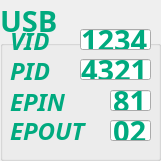
    <widget class="QGroupBox" name="USBgroupBox">
     <property name="geometry">
      <rect>
       <x>20</x>
       <y>0</y>
       <width>161</width>
       <height>161</height>
      </rect>
     </property>
     <property name="palette">
      <palette>
       <active>
        <colorrole role="WindowText">
         <brush brushstyle="SolidPattern">
          <color alpha="255">
           <red>0</red>
           <green>170</green>
           <blue>127</blue>
          </color>
         </brush>
        </colorrole>
        <colorrole role="Text">
         <brush brushstyle="SolidPattern">
          <color alpha="255">
           <red>0</red>
           <green>170</green>
           <blue>127</blue>
          </color>
         </brush>
        </colorrole>
        <colorrole role="ButtonText">
         <brush brushstyle="SolidPattern">
          <color alpha="255">
           <red>0</red>
           <green>170</green>
           <blue>127</blue>
          </color>
         </brush>
        </colorrole>
        <colorrole role="AlternateBase">
         <brush brushstyle="SolidPattern">
          <color alpha="255">
           <red>0</red>
           <green>170</green>
           <blue>127</blue>
          </color>
         </brush>
        </colorrole>
       </active>
       <inactive>
        <colorrole role="WindowText">
         <brush brushstyle="SolidPattern">
          <color alpha="255">
           <red>0</red>
           <green>170</green>
           <blue>127</blue>
          </color>
         </brush>
        </colorrole>
        <colorrole role="Text">
         <brush brushstyle="SolidPattern">
          <color alpha="255">
           <red>0</red>
           <green>170</green>
           <blue>127</blue>
          </color>
         </brush>
        </colorrole>
        <colorrole role="ButtonText">
         <brush brushstyle="SolidPattern">
          <color alpha="255">
           <red>0</red>
           <green>170</green>
           <blue>127</blue>
          </color>
         </brush>
        </colorrole>
        <colorrole role="AlternateBase">
         <brush brushstyle="SolidPattern">
          <color alpha="255">
           <red>0</red>
           <green>170</green>
           <blue>127</blue>
          </color>
         </brush>
        </colorrole>
       </inactive>
       <disabled>
        <colorrole role="WindowText">
         <brush brushstyle="SolidPattern">
          <color alpha="255">
           <red>0</red>
           <green>170</green>
           <blue>127</blue>
          </color>
         </brush>
        </colorrole>
        <colorrole role="Text">
         <brush brushstyle="SolidPattern">
          <color alpha="255">
           <red>0</red>
           <green>170</green>
           <blue>127</blue>
          </color>
         </brush>
        </colorrole>
        <colorrole role="ButtonText">
         <brush brushstyle="SolidPattern">
          <color alpha="255">
           <red>0</red>
           <green>170</green>
           <blue>127</blue>
          </color>
         </brush>
        </colorrole>
        <colorrole role="AlternateBase">
         <brush brushstyle="SolidPattern">
          <color alpha="255">
           <red>0</red>
           <green>170</green>
           <blue>127</blue>
          </color>
         </brush>
        </colorrole>
       </disabled>
      </palette>
     </property>
     <property name="font">
      <font>
       <family>Forte</family>
       <pointsize>22</pointsize>
       <weight>75</weight>
       <bold>true</bold>
      </font>
     </property>
     <property name="title">
      <string>USB</string>
     </property>
     <widget class="QLabel" name="USBVIDlabel">
      <property name="geometry">
       <rect>
        <x>10</x>
        <y>30</y>
        <width>61</width>
        <height>21</height>
       </rect>
      </property>
      <property name="palette">
       <palette>
        <active>
         <colorrole role="WindowText">
          <brush brushstyle="SolidPattern">
           <color alpha="255">
            <red>0</red>
            <green>170</green>
            <blue>127</blue>
           </color>
          </brush>
         </colorrole>
         <colorrole role="Text">
          <brush brushstyle="SolidPattern">
           <color alpha="255">
            <red>0</red>
            <green>170</green>
            <blue>127</blue>
           </color>
          </brush>
         </colorrole>
         <colorrole role="ButtonText">
          <brush brushstyle="SolidPattern">
           <color alpha="255">
            <red>0</red>
            <green>170</green>
            <blue>127</blue>
           </color>
          </brush>
         </colorrole>
         <colorrole role="AlternateBase">
          <brush brushstyle="SolidPattern">
           <color alpha="255">
            <red>0</red>
            <green>170</green>
            <blue>127</blue>
           </color>
          </brush>
         </colorrole>
        </active>
        <inactive>
         <colorrole role="WindowText">
          <brush brushstyle="SolidPattern">
           <color alpha="255">
            <red>0</red>
            <green>170</green>
            <blue>127</blue>
           </color>
          </brush>
         </colorrole>
         <colorrole role="Text">
          <brush brushstyle="SolidPattern">
           <color alpha="255">
            <red>0</red>
            <green>170</green>
            <blue>127</blue>
           </color>
          </brush>
         </colorrole>
         <colorrole role="ButtonText">
          <brush brushstyle="SolidPattern">
           <color alpha="255">
            <red>0</red>
            <green>170</green>
            <blue>127</blue>
           </color>
          </brush>
         </colorrole>
         <colorrole role="AlternateBase">
          <brush brushstyle="SolidPattern">
           <color alpha="255">
            <red>0</red>
            <green>170</green>
            <blue>127</blue>
           </color>
          </brush>
         </colorrole>
        </inactive>
        <disabled>
         <colorrole role="WindowText">
          <brush brushstyle="SolidPattern">
           <color alpha="255">
            <red>0</red>
            <green>170</green>
            <blue>127</blue>
           </color>
          </brush>
         </colorrole>
         <colorrole role="Text">
          <brush brushstyle="SolidPattern">
           <color alpha="255">
            <red>0</red>
            <green>170</green>
            <blue>127</blue>
           </color>
          </brush>
         </colorrole>
         <colorrole role="ButtonText">
          <brush brushstyle="SolidPattern">
           <color alpha="255">
            <red>0</red>
            <green>170</green>
            <blue>127</blue>
           </color>
          </brush>
         </colorrole>
         <colorrole role="AlternateBase">
          <brush brushstyle="SolidPattern">
           <color alpha="255">
            <red>0</red>
            <green>170</green>
            <blue>127</blue>
           </color>
          </brush>
         </colorrole>
        </disabled>
       </palette>
      </property>
      <property name="font">
       <font>
        <family>Segoe Script</family>
        <pointsize>18</pointsize>
        <weight>75</weight>
        <italic>true</italic>
        <bold>true</bold>
       </font>
      </property>
      <property name="text">
       <string>VID</string>
      </property>
     </widget>
     <widget class="QLabel" name="USBPIDlabel">
      <property name="geometry">
       <rect>
        <x>10</x>
        <y>60</y>
        <width>61</width>
        <height>21</height>
       </rect>
      </property>
      <property name="palette">
       <palette>
        <active>
         <colorrole role="WindowText">
          <brush brushstyle="SolidPattern">
           <color alpha="255">
            <red>0</red>
            <green>170</green>
            <blue>127</blue>
           </color>
          </brush>
         </colorrole>
         <colorrole role="Text">
          <brush brushstyle="SolidPattern">
           <color alpha="255">
            <red>0</red>
            <green>170</green>
            <blue>127</blue>
           </color>
          </brush>
         </colorrole>
         <colorrole role="ButtonText">
          <brush brushstyle="SolidPattern">
           <color alpha="255">
            <red>0</red>
            <green>170</green>
            <blue>127</blue>
           </color>
          </brush>
         </colorrole>
         <colorrole role="AlternateBase">
          <brush brushstyle="SolidPattern">
           <color alpha="255">
            <red>0</red>
            <green>170</green>
            <blue>127</blue>
           </color>
          </brush>
         </colorrole>
        </active>
        <inactive>
         <colorrole role="WindowText">
          <brush brushstyle="SolidPattern">
           <color alpha="255">
            <red>0</red>
            <green>170</green>
            <blue>127</blue>
           </color>
          </brush>
         </colorrole>
         <colorrole role="Text">
          <brush brushstyle="SolidPattern">
           <color alpha="255">
            <red>0</red>
            <green>170</green>
            <blue>127</blue>
           </color>
          </brush>
         </colorrole>
         <colorrole role="ButtonText">
          <brush brushstyle="SolidPattern">
           <color alpha="255">
            <red>0</red>
            <green>170</green>
            <blue>127</blue>
           </color>
          </brush>
         </colorrole>
         <colorrole role="AlternateBase">
          <brush brushstyle="SolidPattern">
           <color alpha="255">
            <red>0</red>
            <green>170</green>
            <blue>127</blue>
           </color>
          </brush>
         </colorrole>
        </inactive>
        <disabled>
         <colorrole role="WindowText">
          <brush brushstyle="SolidPattern">
           <color alpha="255">
            <red>0</red>
            <green>170</green>
            <blue>127</blue>
           </color>
          </brush>
         </colorrole>
         <colorrole role="Text">
          <brush brushstyle="SolidPattern">
           <color alpha="255">
            <red>0</red>
            <green>170</green>
            <blue>127</blue>
           </color>
          </brush>
         </colorrole>
         <colorrole role="ButtonText">
          <brush brushstyle="SolidPattern">
           <color alpha="255">
            <red>0</red>
            <green>170</green>
            <blue>127</blue>
           </color>
          </brush>
         </colorrole>
         <colorrole role="AlternateBase">
          <brush brushstyle="SolidPattern">
           <color alpha="255">
            <red>0</red>
            <green>170</green>
            <blue>127</blue>
           </color>
          </brush>
         </colorrole>
        </disabled>
       </palette>
      </property>
      <property name="font">
       <font>
        <family>Segoe Script</family>
        <pointsize>18</pointsize>
        <weight>75</weight>
        <italic>true</italic>
        <bold>true</bold>
       </font>
      </property>
      <property name="text">
       <string>PID</string>
      </property>
     </widget>
     <widget class="QLineEdit" name="USBVID">
      <property name="geometry">
       <rect>
        <x>80</x>
        <y>29</y>
        <width>71</width>
        <height>21</height>
       </rect>
      </property>
      <property name="text">
       <string>1234</string>
      </property>
     </widget>
     <widget class="QLineEdit" name="USBPID">
      <property name="geometry">
       <rect>
        <x>80</x>
        <y>59</y>
        <width>71</width>
        <height>21</height>
       </rect>
      </property>
      <property name="text">
       <string>4321</string>
      </property>
     </widget>
     <widget class="QLineEdit" name="USBEPIN">
      <property name="geometry">
       <rect>
        <x>110</x>
        <y>90</y>
        <width>41</width>
        <height>21</height>
       </rect>
      </property>
      <property name="text">
       <string>81</string>
      </property>
     </widget>
     <widget class="QLabel" name="USBEPINlable">
      <property name="geometry">
       <rect>
        <x>10</x>
        <y>91</y>
        <width>71</width>
        <height>21</height>
       </rect>
      </property>
      <property name="palette">
       <palette>
        <active>
         <colorrole role="WindowText">
          <brush brushstyle="SolidPattern">
           <color alpha="255">
            <red>0</red>
            <green>170</green>
            <blue>127</blue>
           </color>
          </brush>
         </colorrole>
         <colorrole role="Text">
          <brush brushstyle="SolidPattern">
           <color alpha="255">
            <red>0</red>
            <green>170</green>
            <blue>127</blue>
           </color>
          </brush>
         </colorrole>
         <colorrole role="ButtonText">
          <brush brushstyle="SolidPattern">
           <color alpha="255">
            <red>0</red>
            <green>170</green>
            <blue>127</blue>
           </color>
          </brush>
         </colorrole>
         <colorrole role="AlternateBase">
          <brush brushstyle="SolidPattern">
           <color alpha="255">
            <red>0</red>
            <green>170</green>
            <blue>127</blue>
           </color>
          </brush>
         </colorrole>
        </active>
        <inactive>
         <colorrole role="WindowText">
          <brush brushstyle="SolidPattern">
           <color alpha="255">
            <red>0</red>
            <green>170</green>
            <blue>127</blue>
           </color>
          </brush>
         </colorrole>
         <colorrole role="Text">
          <brush brushstyle="SolidPattern">
           <color alpha="255">
            <red>0</red>
            <green>170</green>
            <blue>127</blue>
           </color>
          </brush>
         </colorrole>
         <colorrole role="ButtonText">
          <brush brushstyle="SolidPattern">
           <color alpha="255">
            <red>0</red>
            <green>170</green>
            <blue>127</blue>
           </color>
          </brush>
         </colorrole>
         <colorrole role="AlternateBase">
          <brush brushstyle="SolidPattern">
           <color alpha="255">
            <red>0</red>
            <green>170</green>
            <blue>127</blue>
           </color>
          </brush>
         </colorrole>
        </inactive>
        <disabled>
         <colorrole role="WindowText">
          <brush brushstyle="SolidPattern">
           <color alpha="255">
            <red>0</red>
            <green>170</green>
            <blue>127</blue>
           </color>
          </brush>
         </colorrole>
         <colorrole role="Text">
          <brush brushstyle="SolidPattern">
           <color alpha="255">
            <red>0</red>
            <green>170</green>
            <blue>127</blue>
           </color>
          </brush>
         </colorrole>
         <colorrole role="ButtonText">
          <brush brushstyle="SolidPattern">
           <color alpha="255">
            <red>0</red>
            <green>170</green>
            <blue>127</blue>
           </color>
          </brush>
         </colorrole>
         <colorrole role="AlternateBase">
          <brush brushstyle="SolidPattern">
           <color alpha="255">
            <red>0</red>
            <green>170</green>
            <blue>127</blue>
           </color>
          </brush>
         </colorrole>
        </disabled>
       </palette>
      </property>
      <property name="font">
       <font>
        <family>Segoe Script</family>
        <pointsize>18</pointsize>
        <weight>75</weight>
        <italic>true</italic>
        <bold>true</bold>
       </font>
      </property>
      <property name="text">
       <string>EPIN</string>
      </property>
     </widget>
     <widget class="QLabel" name="USBVIDlabel_3">
      <property name="geometry">
       <rect>
        <x>10</x>
        <y>120</y>
        <width>101</width>
        <height>21</height>
       </rect>
      </property>
      <property name="palette">
       <palette>
        <active>
         <colorrole role="WindowText">
          <brush brushstyle="SolidPattern">
           <color alpha="255">
            <red>0</red>
            <green>170</green>
            <blue>127</blue>
           </color>
          </brush>
         </colorrole>
         <colorrole role="Text">
          <brush brushstyle="SolidPattern">
           <color alpha="255">
            <red>0</red>
            <green>170</green>
            <blue>127</blue>
           </color>
          </brush>
         </colorrole>
         <colorrole role="ButtonText">
          <brush brushstyle="SolidPattern">
           <color alpha="255">
            <red>0</red>
            <green>170</green>
            <blue>127</blue>
           </color>
          </brush>
         </colorrole>
         <colorrole role="AlternateBase">
          <brush brushstyle="SolidPattern">
           <color alpha="255">
            <red>0</red>
            <green>170</green>
            <blue>127</blue>
           </color>
          </brush>
         </colorrole>
        </active>
        <inactive>
         <colorrole role="WindowText">
          <brush brushstyle="SolidPattern">
           <color alpha="255">
            <red>0</red>
            <green>170</green>
            <blue>127</blue>
           </color>
          </brush>
         </colorrole>
         <colorrole role="Text">
          <brush brushstyle="SolidPattern">
           <color alpha="255">
            <red>0</red>
            <green>170</green>
            <blue>127</blue>
           </color>
          </brush>
         </colorrole>
         <colorrole role="ButtonText">
          <brush brushstyle="SolidPattern">
           <color alpha="255">
            <red>0</red>
            <green>170</green>
            <blue>127</blue>
           </color>
          </brush>
         </colorrole>
         <colorrole role="AlternateBase">
          <brush brushstyle="SolidPattern">
           <color alpha="255">
            <red>0</red>
            <green>170</green>
            <blue>127</blue>
           </color>
          </brush>
         </colorrole>
        </inactive>
        <disabled>
         <colorrole role="WindowText">
          <brush brushstyle="SolidPattern">
           <color alpha="255">
            <red>0</red>
            <green>170</green>
            <blue>127</blue>
           </color>
          </brush>
         </colorrole>
         <colorrole role="Text">
          <brush brushstyle="SolidPattern">
           <color alpha="255">
            <red>0</red>
            <green>170</green>
            <blue>127</blue>
           </color>
          </brush>
         </colorrole>
         <colorrole role="ButtonText">
          <brush brushstyle="SolidPattern">
           <color alpha="255">
            <red>0</red>
            <green>170</green>
            <blue>127</blue>
           </color>
          </brush>
         </colorrole>
         <colorrole role="AlternateBase">
          <brush brushstyle="SolidPattern">
           <color alpha="255">
            <red>0</red>
            <green>170</green>
            <blue>127</blue>
           </color>
          </brush>
         </colorrole>
        </disabled>
       </palette>
      </property>
      <property name="font">
       <font>
        <family>Segoe Script</family>
        <pointsize>18</pointsize>
        <weight>75</weight>
        <italic>true</italic>
        <bold>true</bold>
       </font>
      </property>
      <property name="text">
       <string>EPOUT</string>
      </property>
     </widget>
     <widget class="QLineEdit" name="USBEPOUT">
      <property name="geometry">
       <rect>
        <x>110</x>
        <y>120</y>
        <width>41</width>
        <height>21</height>
       </rect>
      </property>
      <property name="text">
       <string>02</string>
      </property>
     </widget>
    </widget>
